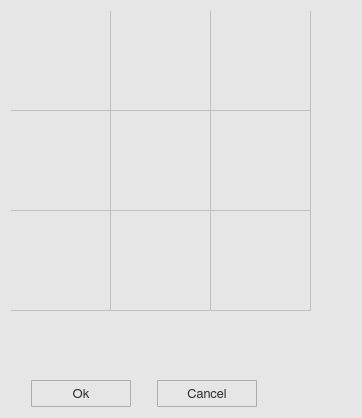
<?xml version="1.0" encoding="UTF-8"?>
<ui version="4.0">
 <class>subplotWindow</class>
 <widget class="QWidget" name="subplotWindow">
  <property name="geometry">
   <rect>
    <x>0</x>
    <y>0</y>
    <width>362</width>
    <height>418</height>
   </rect>
  </property>
  <property name="minimumSize">
   <size>
    <width>0</width>
    <height>0</height>
   </size>
  </property>
  <property name="maximumSize">
   <size>
    <width>16777215</width>
    <height>16777215</height>
   </size>
  </property>
  <property name="font">
   <font>
    <family>FreeSans</family>
    <pointsize>10</pointsize>
    <stylestrategy>PreferAntialias</stylestrategy>
    <kerning>true</kerning>
   </font>
  </property>
  <property name="windowTitle">
   <string>Set a subplot layout</string>
  </property>
  <property name="windowIcon">
   <iconset>
    <normaloff>icons/plot_icon.svg</normaloff>icons/plot_icon.svg</iconset>
  </property>
  <property name="styleSheet">
   <string notr="true">QWidget {
	background-color: rgb(230,230,230);
}

QScrollBar:vertical {
  border: 1px solid white;
  background-color: rgb(240, 240, 240);
  width: 20px;
  margin: 21px 0px 21px 0px;
}

QScrollBar:horizontal {
  border: 1px solid white;
  background-color: rgb(240, 240, 240);
  height: 20px;
  margin: 0px 21px 0px 21px;
}

QScrollBar::handle:vertical {
  background-color: rgb(205, 205, 205);
  min-height: 25px;
}

QScrollBar:handle:vertical:hover {
  background-color: rgb(166, 166, 166);
}

QScrollBar:handle:vertical:pressed {
  background-color: rgb(96, 96, 96);
}

QScrollBar::handle:horizontal {
  background-color: rgb(205, 205, 205);
  min-width: 25px;
}

QScrollBar:handle:horizontal:hover {
  background-color: rgb(166, 166, 166);
}

QScrollBar:handle:horizontal:pressed {
  background-color: rgb(96, 96, 96);
}

QScrollBar::add-line:vertical {
  border-top: 1px solid rgb(240,240,240);
  border-left: 1px solid white;
  border-right: 1px solid white;
  border-bottom: 1px solid white;
  background-color: rgb(240, 240, 240);
  height: 20px;
  subcontrol-position: bottom;
  subcontrol-origin: margin;
}

QScrollBar::add-line:vertical:hover {
  background-color: rgb(218, 218, 218);
}

QScrollBar::add-line:vertical:pressed {
  background-color: rgb(96, 96, 96);
}

QScrollBar::sub-line:vertical {
  border-top: 1px solid white;
  border-left: 1px solid white;
  border-right: 1px solid white;
  border-bottom: 1px solid rgb(240,240,240);
  background-color: rgb(240, 240, 240);
  height: 20px;
  subcontrol-position: top;
  subcontrol-origin: margin;
}

QScrollBar::sub-line:vertical:hover {
  background-color: rgb(218, 218, 218);
}

QScrollBar::sub-line:vertical:pressed {
  background-color: rgb(96, 96, 96);
}

QScrollBar::up-arrow:vertical {
  image: url(icons/up_arrow_icon.svg); 
  width: 16px;
  height: 16px;
}

QScrollBar::up-arrow:vertical:pressed {
  right: -1px;
  bottom: -1px;
}

QScrollBar::down-arrow:vertical {
  image: url(icons/down_arrow_icon.svg); 
  width: 16px;
  height: 16px;
}

QScrollBar::down-arrow:vertical:pressed {
  right: -1px;
  bottom: -1px;
}

QScrollBar::add-line:horizontal {
  border-top: 1px solid white;
  border-left: 1px solid rgb(240,240,240);
  border-right: 1px solid white;
  border-bottom: 1px solid white;
  background-color: rgb(240, 240, 240);
  width: 20px;
  subcontrol-position: right;
  subcontrol-origin: margin;
}

QScrollBar::add-line:horizontal:hover {
  background-color: rgb(218, 218, 218);
}

QScrollBar::add-line:horizontal:pressed {
  background-color: rgb(96, 96, 96);
}

QScrollBar::sub-line:horizontal {
  border-top: 1px solid white;
  border-left: 1px solid white;
  border-right: 1px solid rgb(240,240,240);
  border-bottom: 1px solid white;
  background-color: rgb(240, 240, 240);
  width: 20px;
  subcontrol-position: left;
  subcontrol-origin: margin;
}

QScrollBar::sub-line:horizontal:hover {
  background-color: rgb(218, 218, 218);
}

QScrollBar::sub-line:horizontal:pressed {
  background-color: rgb(96, 96, 96);
}

QScrollBar::left-arrow:horizontal {
  image: url(icons/left_arrow_icon.svg); 
  width: 16px;
  height: 16px;
}

QScrollBar::left-arrow:horizontal:pressed {
  right: -1px;
  bottom: -1px;
}

QScrollBar::right-arrow:horizontal {
  image: url(icons/right_arrow_icon.svg); 
  width: 16px;
  height: 16px;
}

QScrollBar::right-arrow:horizontal:pressed {
  right: -1px;
  bottom: -1px;
}</string>
  </property>
  <layout class="QGridLayout" name="gridLayout_2">
   <item row="0" column="0">
    <layout class="QVBoxLayout" name="verticalLayout_2">
     <item>
      <layout class="QHBoxLayout" name="horizontalLayout_3">
       <item>
        <widget class="QScrollArea" name="scroll_area">
         <property name="styleSheet">
          <string notr="true">QScrollArea { background: transparent; }

QScrollArea &gt; QWidget &gt; QWidget { background: transparent; }

QScrollBar:vertical {
  border: 1px solid white;
  background-color: rgb(240, 240, 240);
  width: 20px;
  margin: 21px 0px 21px 0px;
}

QScrollBar:horizontal {
  border: 1px solid white;
  background-color: rgb(240, 240, 240);
  height: 20px;
  margin: 0px 21px 0px 21px;
}

QScrollBar::handle:vertical {
  background-color: rgb(205, 205, 205);
  min-height: 25px;
}

QScrollBar:handle:vertical:hover {
  background-color: rgb(166, 166, 166);
}

QScrollBar:handle:vertical:pressed {
  background-color: rgb(96, 96, 96);
}

QScrollBar::handle:horizontal {
  background-color: rgb(205, 205, 205);
  min-width: 25px;
}

QScrollBar:handle:horizontal:hover {
  background-color: rgb(166, 166, 166);
}

QScrollBar:handle:horizontal:pressed {
  background-color: rgb(96, 96, 96);
}

QScrollBar::add-line:vertical {
  border-top: 1px solid rgb(240,240,240);
  border-left: 1px solid white;
  border-right: 1px solid white;
  border-bottom: 1px solid white;
  background-color: rgb(240, 240, 240);
  height: 20px;
  subcontrol-position: bottom;
  subcontrol-origin: margin;
}

QScrollBar::add-line:vertical:hover {
  background-color: rgb(218, 218, 218);
}

QScrollBar::add-line:vertical:pressed {
  background-color: rgb(96, 96, 96);
}

QScrollBar::sub-line:vertical {
  border-top: 1px solid white;
  border-left: 1px solid white;
  border-right: 1px solid white;
  border-bottom: 1px solid rgb(240,240,240);
  background-color: rgb(240, 240, 240);
  height: 20px;
  subcontrol-position: top;
  subcontrol-origin: margin;
}

QScrollBar::sub-line:vertical:hover {
  background-color: rgb(218, 218, 218);
}

QScrollBar::sub-line:vertical:pressed {
  background-color: rgb(96, 96, 96);
}

QScrollBar::up-arrow:vertical {
  image: url(icons/up_arrow_icon.svg); 
  width: 16px;
  height: 16px;
}

QScrollBar::up-arrow:vertical:pressed {
  right: -1px;
  bottom: -1px;
}

QScrollBar::down-arrow:vertical {
  image: url(icons/down_arrow_icon.svg); 
  width: 16px;
  height: 16px;
}

QScrollBar::down-arrow:vertical:pressed {
  right: -1px;
  bottom: -1px;
}

QScrollBar::add-line:horizontal {
  border-top: 1px solid white;
  border-left: 1px solid rgb(240,240,240);
  border-right: 1px solid white;
  border-bottom: 1px solid white;
  background-color: rgb(240, 240, 240);
  width: 20px;
  subcontrol-position: right;
  subcontrol-origin: margin;
}

QScrollBar::add-line:horizontal:hover {
  background-color: rgb(218, 218, 218);
}

QScrollBar::add-line:horizontal:pressed {
  background-color: rgb(96, 96, 96);
}

QScrollBar::sub-line:horizontal {
  border-top: 1px solid white;
  border-left: 1px solid white;
  border-right: 1px solid rgb(240,240,240);
  border-bottom: 1px solid white;
  background-color: rgb(240, 240, 240);
  width: 20px;
  subcontrol-position: left;
  subcontrol-origin: margin;
}

QScrollBar::sub-line:horizontal:hover {
  background-color: rgb(218, 218, 218);
}

QScrollBar::sub-line:horizontal:pressed {
  background-color: rgb(96, 96, 96);
}

QScrollBar::left-arrow:horizontal {
  image: url(icons/left_arrow_icon.svg); 
  width: 16px;
  height: 16px;
}

QScrollBar::left-arrow:horizontal:pressed {
  right: -1px;
  bottom: -1px;
}

QScrollBar::right-arrow:horizontal {
  image: url(icons/right_arrow_icon.svg); 
  width: 16px;
  height: 16px;
}

QScrollBar::right-arrow:horizontal:pressed {
  right: -1px;
  bottom: -1px;
}</string>
         </property>
         <property name="frameShape">
          <enum>QFrame::NoFrame</enum>
         </property>
         <property name="sizeAdjustPolicy">
          <enum>QAbstractScrollArea::AdjustToContentsOnFirstShow</enum>
         </property>
         <property name="widgetResizable">
          <bool>true</bool>
         </property>
         <property name="alignment">
          <set>Qt::AlignLeading|Qt::AlignLeft|Qt::AlignTop</set>
         </property>
         <widget class="QWidget" name="scrollAreaWidgetContents">
          <property name="geometry">
           <rect>
            <x>0</x>
            <y>0</y>
            <width>300</width>
            <height>293</height>
           </rect>
          </property>
          <layout class="QGridLayout" name="gridLayout">
           <property name="leftMargin">
            <number>0</number>
           </property>
           <property name="topMargin">
            <number>0</number>
           </property>
           <property name="rightMargin">
            <number>0</number>
           </property>
           <property name="bottomMargin">
            <number>0</number>
           </property>
           <property name="spacing">
            <number>0</number>
           </property>
           <item row="0" column="0">
            <widget class="QTableWidget" name="sw_table">
             <property name="sizePolicy">
              <sizepolicy hsizetype="Expanding" vsizetype="Expanding">
               <horstretch>0</horstretch>
               <verstretch>0</verstretch>
              </sizepolicy>
             </property>
             <property name="minimumSize">
              <size>
               <width>0</width>
               <height>0</height>
              </size>
             </property>
             <property name="maximumSize">
              <size>
               <width>16777215</width>
               <height>16777215</height>
              </size>
             </property>
             <property name="font">
              <font>
               <family>FreeSans</family>
               <pointsize>10</pointsize>
               <stylestrategy>PreferAntialias</stylestrategy>
               <kerning>true</kerning>
              </font>
             </property>
             <property name="focusPolicy">
              <enum>Qt::NoFocus</enum>
             </property>
             <property name="frameShape">
              <enum>QFrame::NoFrame</enum>
             </property>
             <property name="verticalScrollBarPolicy">
              <enum>Qt::ScrollBarAsNeeded</enum>
             </property>
             <property name="horizontalScrollBarPolicy">
              <enum>Qt::ScrollBarAsNeeded</enum>
             </property>
             <property name="editTriggers">
              <set>QAbstractItemView::NoEditTriggers</set>
             </property>
             <property name="showDropIndicator" stdset="0">
              <bool>false</bool>
             </property>
             <property name="dragEnabled">
              <bool>true</bool>
             </property>
             <property name="dragDropMode">
              <enum>QAbstractItemView::InternalMove</enum>
             </property>
             <property name="defaultDropAction">
              <enum>Qt::MoveAction</enum>
             </property>
             <property name="selectionMode">
              <enum>QAbstractItemView::SingleSelection</enum>
             </property>
             <property name="iconSize">
              <size>
               <width>90</width>
               <height>90</height>
              </size>
             </property>
             <property name="wordWrap">
              <bool>true</bool>
             </property>
             <property name="cornerButtonEnabled">
              <bool>false</bool>
             </property>
             <property name="rowCount">
              <number>3</number>
             </property>
             <property name="columnCount">
              <number>3</number>
             </property>
             <attribute name="horizontalHeaderVisible">
              <bool>false</bool>
             </attribute>
             <attribute name="horizontalHeaderMinimumSectionSize">
              <number>100</number>
             </attribute>
             <attribute name="horizontalHeaderDefaultSectionSize">
              <number>100</number>
             </attribute>
             <attribute name="verticalHeaderVisible">
              <bool>false</bool>
             </attribute>
             <attribute name="verticalHeaderMinimumSectionSize">
              <number>100</number>
             </attribute>
             <attribute name="verticalHeaderDefaultSectionSize">
              <number>100</number>
             </attribute>
             <row/>
             <row/>
             <row/>
             <column/>
             <column/>
             <column/>
             <item row="0" column="0">
              <property name="text">
               <string/>
              </property>
              <property name="textAlignment">
               <set>AlignCenter</set>
              </property>
             </item>
             <item row="0" column="1">
              <property name="text">
               <string/>
              </property>
             </item>
             <item row="1" column="0">
              <property name="text">
               <string/>
              </property>
              <property name="textAlignment">
               <set>AlignCenter</set>
              </property>
             </item>
             <item row="1" column="1">
              <property name="text">
               <string/>
              </property>
             </item>
             <item row="2" column="0">
              <property name="text">
               <string/>
              </property>
              <property name="textAlignment">
               <set>AlignCenter</set>
              </property>
             </item>
             <item row="2" column="1">
              <property name="text">
               <string/>
              </property>
             </item>
            </widget>
           </item>
          </layout>
         </widget>
        </widget>
       </item>
       <item>
        <layout class="QVBoxLayout" name="verticalLayout">
         <item>
          <widget class="QToolButton" name="add_column">
           <property name="minimumSize">
            <size>
             <width>27</width>
             <height>27</height>
            </size>
           </property>
           <property name="maximumSize">
            <size>
             <width>27</width>
             <height>27</height>
            </size>
           </property>
           <property name="styleSheet">
            <string notr="true">QToolButton {
	border: 1px solid transparent;
	background-color: transparent;
	width: 27px;
	height: 27px;
}

QToolButton:flat {
	border: none;
}</string>
           </property>
           <property name="icon">
            <iconset>
             <normaloff>icons/plus_icon.svg</normaloff>icons/plus_icon.svg</iconset>
           </property>
           <property name="iconSize">
            <size>
             <width>23</width>
             <height>23</height>
            </size>
           </property>
          </widget>
         </item>
         <item>
          <spacer name="verticalSpacer">
           <property name="orientation">
            <enum>Qt::Vertical</enum>
           </property>
           <property name="sizeHint" stdset="0">
            <size>
             <width>20</width>
             <height>40</height>
            </size>
           </property>
          </spacer>
         </item>
        </layout>
       </item>
      </layout>
     </item>
     <item>
      <layout class="QHBoxLayout" name="horizontalLayout">
       <item>
        <widget class="QToolButton" name="add_row">
         <property name="minimumSize">
          <size>
           <width>27</width>
           <height>27</height>
          </size>
         </property>
         <property name="maximumSize">
          <size>
           <width>27</width>
           <height>27</height>
          </size>
         </property>
         <property name="styleSheet">
          <string notr="true">QToolButton {
	border: 1px solid transparent;
	background-color: transparent;
	width: 27px;
	height: 27px;
}

QToolButton:flat {
	border: none;
}</string>
         </property>
         <property name="icon">
          <iconset>
           <normaloff>icons/plus_icon.svg</normaloff>icons/plus_icon.svg</iconset>
         </property>
         <property name="iconSize">
          <size>
           <width>23</width>
           <height>23</height>
          </size>
         </property>
        </widget>
       </item>
       <item>
        <spacer name="horizontalSpacer">
         <property name="orientation">
          <enum>Qt::Horizontal</enum>
         </property>
         <property name="sizeHint" stdset="0">
          <size>
           <width>40</width>
           <height>20</height>
          </size>
         </property>
        </spacer>
       </item>
      </layout>
     </item>
    </layout>
   </item>
   <item row="1" column="0">
    <spacer name="verticalSpacer_2">
     <property name="orientation">
      <enum>Qt::Vertical</enum>
     </property>
     <property name="sizeType">
      <enum>QSizePolicy::Fixed</enum>
     </property>
     <property name="sizeHint" stdset="0">
      <size>
       <width>20</width>
       <height>20</height>
      </size>
     </property>
    </spacer>
   </item>
   <item row="2" column="0">
    <layout class="QHBoxLayout" name="horizontalLayout_2">
     <item>
      <spacer name="horizontalSpacer_3">
       <property name="orientation">
        <enum>Qt::Horizontal</enum>
       </property>
       <property name="sizeType">
        <enum>QSizePolicy::Fixed</enum>
       </property>
       <property name="sizeHint" stdset="0">
        <size>
         <width>20</width>
         <height>20</height>
        </size>
       </property>
      </spacer>
     </item>
     <item>
      <widget class="QToolButton" name="sw_ok_button">
       <property name="minimumSize">
        <size>
         <width>100</width>
         <height>27</height>
        </size>
       </property>
       <property name="maximumSize">
        <size>
         <width>100</width>
         <height>27</height>
        </size>
       </property>
       <property name="font">
        <font>
         <family>FreeSans</family>
         <pointsize>10</pointsize>
         <stylestrategy>PreferAntialias</stylestrategy>
         <kerning>true</kerning>
        </font>
       </property>
       <property name="styleSheet">
        <string notr="true">QToolButton {
    border: 1px solid #acacac;
    border-radius: 1px;
    background-color: qlineargradient(x1: 0, y1: 0, x2: 0, y2: 1, 
								stop: 0 #f0f0f0, stop: 1 #e5e5e5);
	color: rgb(45,45,45)
}

QToolButton:hover {
	border: 1px solid #7eb4ea;
    border-radius: 1px;
	background-color: qlineargradient(x1: 0, y1: 0, x2: 0, y2: 1, 
								stop: 0 #ecf4fc, stop: 1 #dcecfc);
}


QToolButton:pressed {
	border: 1px solid #579de5;
    border-radius: 1px;
    background-color: qlineargradient(x1: 0, y1: 0, x2: 0, y2: 1,
                                      stop: 0 #daecfc, stop: 1 #c4e0fc);
}</string>
       </property>
       <property name="text">
        <string>Ok</string>
       </property>
      </widget>
     </item>
     <item>
      <spacer name="horizontalSpacer_2">
       <property name="orientation">
        <enum>Qt::Horizontal</enum>
       </property>
       <property name="sizeType">
        <enum>QSizePolicy::Fixed</enum>
       </property>
       <property name="sizeHint" stdset="0">
        <size>
         <width>20</width>
         <height>20</height>
        </size>
       </property>
      </spacer>
     </item>
     <item>
      <widget class="QToolButton" name="sw_cancel_button">
       <property name="minimumSize">
        <size>
         <width>100</width>
         <height>27</height>
        </size>
       </property>
       <property name="maximumSize">
        <size>
         <width>100</width>
         <height>27</height>
        </size>
       </property>
       <property name="font">
        <font>
         <family>FreeSans</family>
         <pointsize>10</pointsize>
         <stylestrategy>PreferAntialias</stylestrategy>
         <kerning>true</kerning>
        </font>
       </property>
       <property name="styleSheet">
        <string notr="true">QToolButton {
    border: 1px solid #acacac;
    border-radius: 1px;
    background-color: qlineargradient(x1: 0, y1: 0, x2: 0, y2: 1, 
								stop: 0 #f0f0f0, stop: 1 #e5e5e5);
	color: rgb(45,45,45)
}

QToolButton:hover {
	border: 1px solid #7eb4ea;
    border-radius: 1px;
	background-color: qlineargradient(x1: 0, y1: 0, x2: 0, y2: 1, 
								stop: 0 #ecf4fc, stop: 1 #dcecfc);
}


QToolButton:pressed {
	border: 1px solid #579de5;
    border-radius: 1px;
    background-color: qlineargradient(x1: 0, y1: 0, x2: 0, y2: 1,
                                      stop: 0 #daecfc, stop: 1 #c4e0fc);
}</string>
       </property>
       <property name="text">
        <string>Cancel</string>
       </property>
      </widget>
     </item>
     <item>
      <spacer name="horizontalSpacer_4">
       <property name="orientation">
        <enum>Qt::Horizontal</enum>
       </property>
       <property name="sizeHint" stdset="0">
        <size>
         <width>40</width>
         <height>20</height>
        </size>
       </property>
      </spacer>
     </item>
    </layout>
   </item>
  </layout>
 </widget>
 <resources/>
 <connections/>
</ui>
